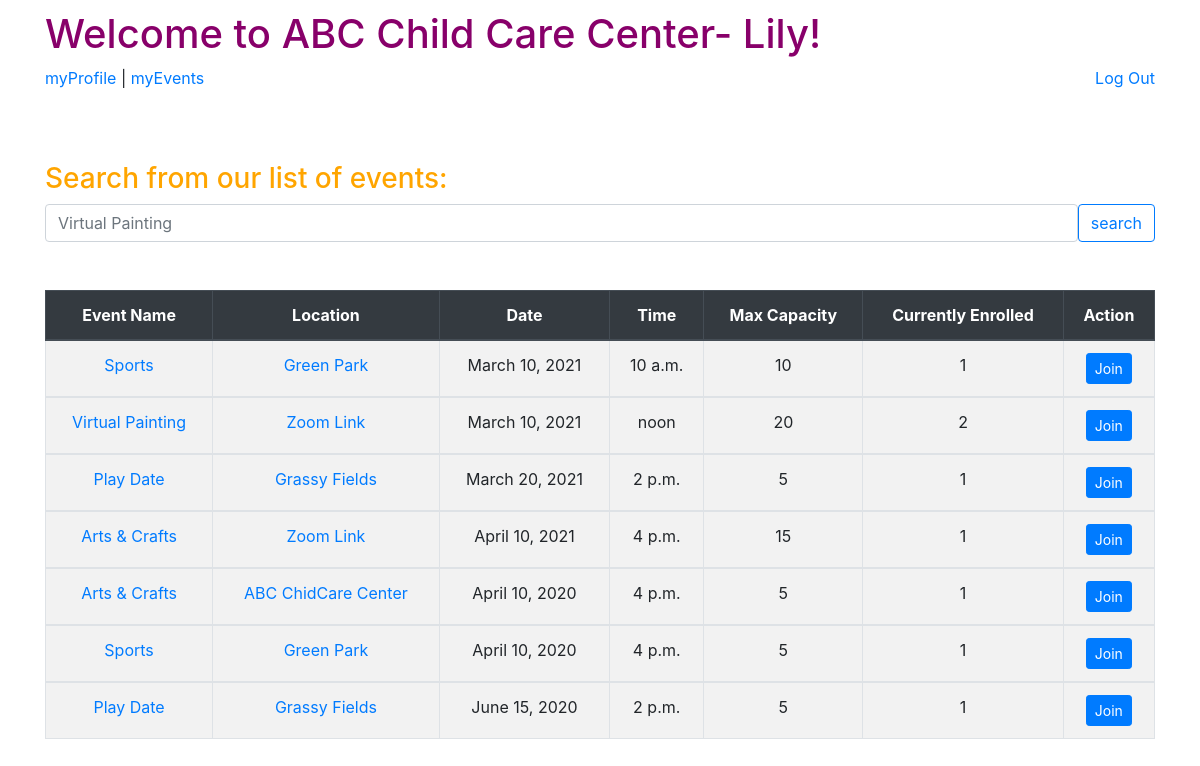
/ABC/dashboard (signed in), run on an earlier commit of the app's database.
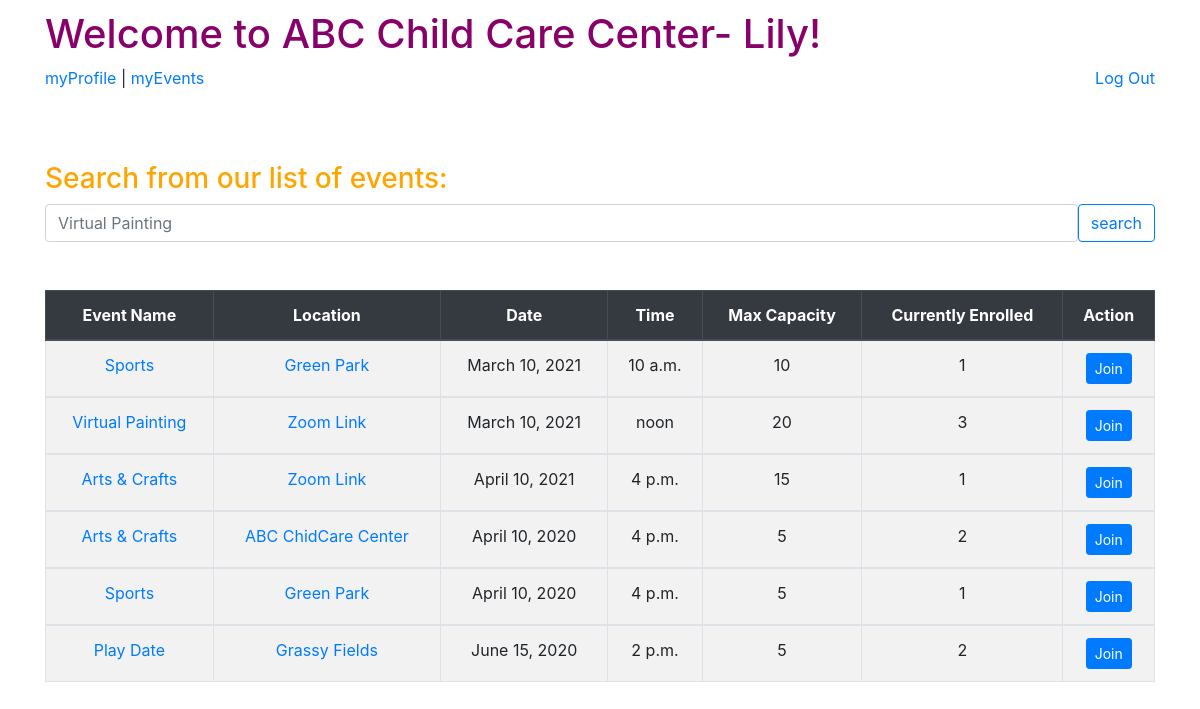
And on a later commit of the database.
### group_app/models.py (models this page shows, shortened)
class Event(models.Model):
    event_name = models.CharField(max_length=250)
    location = models.CharField(max_length=250)
    event_date = models.DateField()
    event_time = models.TimeField()
    max_capacity = models.IntegerField()
    current_enrolled = models.IntegerField(default=0)
    action_class_full = models.BooleanField(default=False)
    street_address = models.CharField(max_length=255)
    city = models.CharField(max_length=60)
    state = models.CharField(max_length=2)
    zip_code = models.CharField(max_length=5)
    child_event = models.ManyToManyField(Child, related_name='enrolled_child')
    user_event = models.ManyToManyField(User, related_name='enrolled_user')

### group_app/views.py (the view)
# urls.py: path('dashboard', views.dashboard),
def dashboard(request):
    if 'user_id' not in request.session:
        return redirect('/ABC')
    user = User.objects.get(id=request.session['user_id'])
    events = Event.objects.all()
    context = {
        'user': user,
        'events': events,
    }
    return render(request, 'dashboard.html', context)

### group_app/templates/dashboard.html (shortened to what this page needs)
<!DOCTYPE html>
<html lang="en">
<head>
    <link href="https://stackpath.bootstrapcdn.com/bootstrap/4.5.0/css/bootstrap.min.css" rel="stylesheet"
>
    <link rel="stylesheet" href="https://stackpath.bootstrapcdn.com/bootstrap/4.3.1/css/bootstrap.min.css">
    {% load static %}
    <link rel="stylesheet" href="{% static 'css/style.css' %}">
</head>
<body>
    <div class="container">
        <h1>Welcome to ABC Child Care Center- {{ user.first_name }}!</h1>
        <a href="/ABC/myProfile">myProfile </a> | <a href="/ABC/myEvents">myEvents </a>
        <a class="float-right" href="/ABC/logout">Log Out</a>
        <br><br><br><br>
        <h3> Search from our list of events:</h3>
        <div class="input-group">
          <input type="search" id="SearchBox" class="form-control rounded" placeholder="Virtual Painting" aria-label="Search"
            aria-describedby="search-addon" />
          <button type="button" class="btn btn-outline-primary">search</button>
        </div>
        <br>
<br/>
     <table class="table table-striped table-bordered table-hover">
            <thead class="thead-dark">
		  <tr>
			<th scope="col">Event Name</th>
			<th scope="col">Location </th>
			<th scope="col">Date</th>
			<th scope="col">Time</th>
			<th scope="col">Max Capacity</th>
			<th scope="col">Currently Enrolled</th>
			<th scope="col">Action</th>
		  </tr>
    </thead>
           {% for event in events %}
                    <tbody id="myTable">
                        <tr>
                            <td><a href="/ABC/{{event.id}}/confirmJoin">{{event.event_name}}</a></td>
                            <td><a href="/ABC/{{event.id}}/confirmJoin">{{event.location}}</a></td>
                            <td>{{ event.event_date }}</td>
                            <td>{{ event.event_time }}</td>
                            <td>{{ event.max_capacity }}</td>
                            <td>{{ event.child_event.count }}</td>
                            <td>
                              {% if event.max_capacity > event.child_event.count%}
                              <form action="/ABC/event/{{event.id}}/newJoin" method="post">
                              <input class ="btn btn-sm btn-primary" type="submit" value="Join">
                              {% else %}
                              <p> Full </p>
                              {% endif %}
                            </form>
                            </td>
                        </tr>
                    </tbody>
          {% endfor %}
                </table>
<br/><br/>
</body>
</html>

What changed in the data, as far as the page shows it:
removed Event: event_name "Play Date", location "Grassy Fields", event_date "March 20, 2021", event_time "2 p.m.", max_capacity "5", child_event.count "1"
computed for Event "Virtual Painting": child_event.count "2" → "3"
computed for Event "ABC ChidCare Center": child_event.count "1" → "2"
computed for Event "Play Date": child_event.count "1" → "2"
